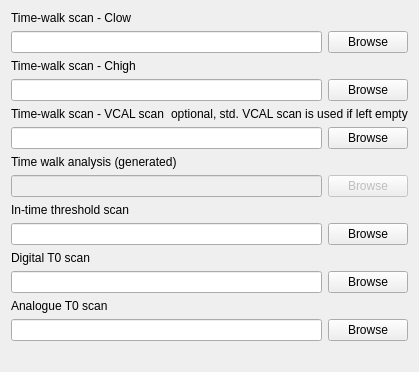
       <widget class="QWidget" name="tab1" >
        <attribute name="title" >
         <string>Timewalk</string>
        </attribute>
        <layout class="QVBoxLayout" >
         <property name="spacing" >
          <number>6</number>
         </property>
         <property name="margin" >
          <number>11</number>
         </property>
         <item>
          <layout class="QVBoxLayout" >
           <property name="spacing" >
            <number>6</number>
           </property>
           <property name="margin" >
            <number>0</number>
           </property>
           <item>
            <layout class="QVBoxLayout" >
             <property name="spacing" >
              <number>6</number>
             </property>
             <property name="margin" >
              <number>0</number>
             </property>
             <item>
              <widget class="QLabel" name="TwalkLabel" >
               <property name="font" >
                <font/>
               </property>
               <property name="text" >
                <string>Time-walk scan - Clow</string>
               </property>
               <property name="alignment" >
                <set>Qt::AlignLeading|Qt::AlignLeft|Qt::AlignVCenter</set>
               </property>
               <property name="wordWrap" >
                <bool>false</bool>
               </property>
              </widget>
             </item>
             <item>
              <layout class="QHBoxLayout" >
               <property name="spacing" >
                <number>6</number>
               </property>
               <property name="margin" >
                <number>0</number>
               </property>
               <item>
                <widget class="QLineEdit" name="TwalkName" >
                 <property name="enabled" >
                  <bool>true</bool>
                 </property>
                </widget>
               </item>
               <item>
                <widget class="QPushButton" name="TwalkButt" >
                 <property name="enabled" >
                  <bool>true</bool>
                 </property>
                 <property name="text" >
                  <string>Browse</string>
                 </property>
                </widget>
               </item>
              </layout>
             </item>
             <item>
              <widget class="QLabel" name="TwalkLabelHi" >
               <property name="font" >
                <font/>
               </property>
               <property name="text" >
                <string>Time-walk scan - Chigh</string>
               </property>
               <property name="alignment" >
                <set>Qt::AlignLeading|Qt::AlignLeft|Qt::AlignVCenter</set>
               </property>
               <property name="wordWrap" >
                <bool>false</bool>
               </property>
              </widget>
             </item>
             <item>
              <layout class="QHBoxLayout" >
               <property name="spacing" >
                <number>6</number>
               </property>
               <property name="margin" >
                <number>0</number>
               </property>
               <item>
                <widget class="QLineEdit" name="TwalkNameHi" >
                 <property name="enabled" >
                  <bool>true</bool>
                 </property>
                </widget>
               </item>
               <item>
                <widget class="QPushButton" name="TwalkButtHi" >
                 <property name="enabled" >
                  <bool>true</bool>
                 </property>
                 <property name="text" >
                  <string>Browse</string>
                 </property>
                </widget>
               </item>
              </layout>
             </item>
             <item>
              <layout class="QHBoxLayout" >
               <property name="spacing" >
                <number>6</number>
               </property>
               <property name="margin" >
                <number>0</number>
               </property>
               <item>
                <widget class="QLabel" name="TwalkLabelVCAL" >
                 <property name="font" >
                  <font/>
                 </property>
                 <property name="text" >
                  <string>Time-walk scan - VCAL scan</string>
                 </property>
                 <property name="alignment" >
                  <set>Qt::AlignLeading|Qt::AlignLeft|Qt::AlignVCenter</set>
                 </property>
                 <property name="wordWrap" >
                  <bool>false</bool>
                 </property>
                </widget>
               </item>
               <item>
                <widget class="QLabel" name="TWVCAL_Label" >
                 <property name="text" >
                  <string>optional, std. VCAL scan is used if left empty</string>
                 </property>
                 <property name="wordWrap" >
                  <bool>false</bool>
                 </property>
                </widget>
               </item>
              </layout>
             </item>
             <item>
              <layout class="QHBoxLayout" >
               <property name="spacing" >
                <number>6</number>
               </property>
               <property name="margin" >
                <number>0</number>
               </property>
               <item>
                <widget class="QLineEdit" name="TwalkNameVCAL" >
                 <property name="enabled" >
                  <bool>true</bool>
                 </property>
                </widget>
               </item>
               <item>
                <widget class="QPushButton" name="TwalkButtVCAL" >
                 <property name="enabled" >
                  <bool>true</bool>
                 </property>
                 <property name="text" >
                  <string>Browse</string>
                 </property>
                </widget>
               </item>
              </layout>
             </item>
             <item>
              <widget class="QLabel" name="TwalkAnaLabel" >
               <property name="enabled" >
                <bool>true</bool>
               </property>
               <property name="text" >
                <string>Time walk analysis (generated)</string>
               </property>
               <property name="wordWrap" >
                <bool>false</bool>
               </property>
              </widget>
             </item>
             <item>
              <layout class="QHBoxLayout" >
               <property name="spacing" >
                <number>6</number>
               </property>
               <property name="margin" >
                <number>0</number>
               </property>
               <item>
                <widget class="QLineEdit" name="TwalkAnaName" >
                 <property name="enabled" >
                  <bool>false</bool>
                 </property>
                </widget>
               </item>
               <item>
                <widget class="QPushButton" name="TwalkAnaButt" >
                 <property name="enabled" >
                  <bool>false</bool>
                 </property>
                 <property name="text" >
                  <string>Browse</string>
                 </property>
                </widget>
               </item>
              </layout>
             </item>
             <item>
              <widget class="QLabel" name="ITThrLabel" >
               <property name="font" >
                <font/>
               </property>
               <property name="text" >
                <string>In-time threshold scan</string>
               </property>
               <property name="alignment" >
                <set>Qt::AlignLeading|Qt::AlignLeft|Qt::AlignVCenter</set>
               </property>
               <property name="wordWrap" >
                <bool>false</bool>
               </property>
              </widget>
             </item>
             <item>
              <layout class="QHBoxLayout" >
               <property name="spacing" >
                <number>6</number>
               </property>
               <property name="margin" >
                <number>0</number>
               </property>
               <item>
                <widget class="QLineEdit" name="ITThrName" />
               </item>
               <item>
                <widget class="QPushButton" name="ITThrButt" >
                 <property name="text" >
                  <string>Browse</string>
                 </property>
                </widget>
               </item>
              </layout>
             </item>
             <item>
              <widget class="QLabel" name="DT0Label" >
               <property name="font" >
                <font/>
               </property>
               <property name="text" >
                <string>Digital T0 scan</string>
               </property>
               <property name="alignment" >
                <set>Qt::AlignLeading|Qt::AlignLeft|Qt::AlignVCenter</set>
               </property>
               <property name="wordWrap" >
                <bool>false</bool>
               </property>
              </widget>
             </item>
             <item>
              <layout class="QHBoxLayout" >
               <property name="spacing" >
                <number>6</number>
               </property>
               <property name="margin" >
                <number>0</number>
               </property>
               <item>
                <widget class="QLineEdit" name="DT0Name" />
               </item>
               <item>
                <widget class="QPushButton" name="DT0Butt" >
                 <property name="text" >
                  <string>Browse</string>
                 </property>
                </widget>
               </item>
              </layout>
             </item>
             <item>
              <widget class="QLabel" name="AT0Label" >
               <property name="font" >
                <font/>
               </property>
               <property name="text" >
                <string>Analogue T0 scan</string>
               </property>
               <property name="alignment" >
                <set>Qt::AlignLeading|Qt::AlignLeft|Qt::AlignVCenter</set>
               </property>
               <property name="wordWrap" >
                <bool>false</bool>
               </property>
              </widget>
             </item>
             <item>
              <layout class="QHBoxLayout" >
               <property name="spacing" >
                <number>6</number>
               </property>
               <property name="margin" >
                <number>0</number>
               </property>
               <item>
                <widget class="QLineEdit" name="AT0Name" />
               </item>
               <item>
                <widget class="QPushButton" name="AT0Butt" >
                 <property name="text" >
                  <string>Browse</string>
                 </property>
                </widget>
               </item>
              </layout>
             </item>
            </layout>
           </item>
           <item>
            <spacer name="Spacer4" >
             <property name="orientation" >
              <enum>Qt::Vertical</enum>
             </property>
             <property name="sizeType" >
              <enum>QSizePolicy::Expanding</enum>
             </property>
             <property name="sizeHint" stdset="0" >
              <size>
               <width>20</width>
               <height>20</height>
              </size>
             </property>
            </spacer>
           </item>
          </layout>
         </item>
        </layout>
       </widget>
